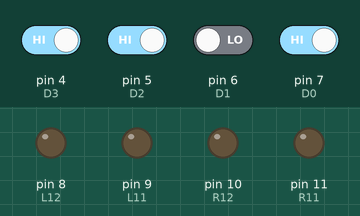
This sketch was run on a simulated Arduino Uno, built with avr-gcc and run on an emulated ATmega328P. Parts: output pins drawn as LEDs (lit = HIGH). The inputs (shaded band) are chosen by the test bench; at power-on: pin 4 (D3), pin 5 (D2), pin 7 (D0) HIGH, pin 6 (D1) LOW.

Above: at 1.2 s.
1.3 s: pin 4 (D3) driven LOW and pin 7 (D0) driven LOW
At 1.7 s:
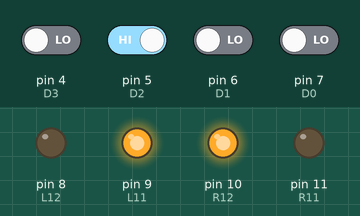
2.8 s: pin 6 (D1) driven HIGH
At 4.0 s:
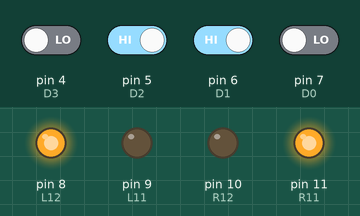
4.3 s: pin 5 (D2) driven LOW
At 5.2 s:
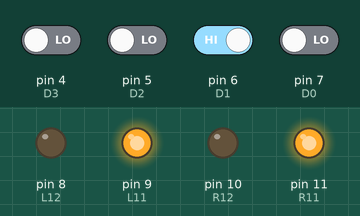
5.8 s: pin 5 (D2) driven HIGH
At 6.3 s:
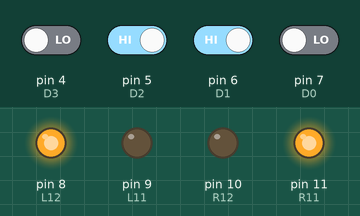
7.3 s: pin 6 (D1) driven LOW
At 8.5 s:
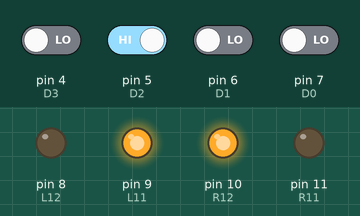
8.8 s: pin 4 (D3) driven HIGH and pin 5 (D2) driven LOW
At 9.8 s:
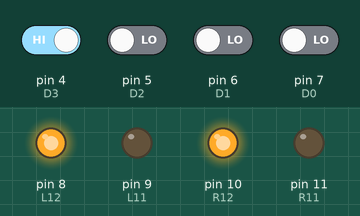
Timing chart, 0 to 11.3 s (numbered marks = the images above; inputs shaded):
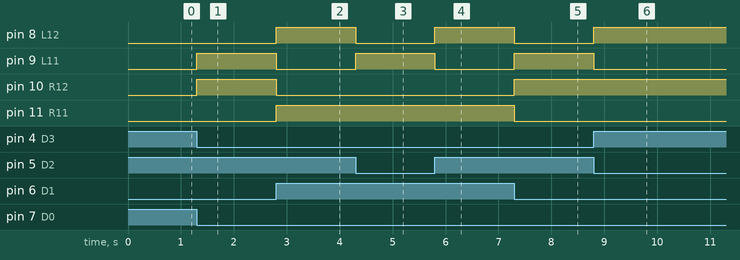

The sketch:

dtmfMotion.ino
```cpp
#define R11 11
#define R12 10
#define L11 9
#define L12 8

#define D0 7
#define D1 6
#define D2 5
#define D3 4

void setup() {
 pinMode(D0, INPUT);
 pinMode(D1, INPUT);
 pinMode(D2, INPUT);
 pinMode(D3, INPUT);


 pinMode(R11, OUTPUT);
 pinMode(R12, OUTPUT);
 pinMode(L11, OUTPUT);
 pinMode(L12, OUTPUT);
}

void loop(){
int temp0=digitalRead(D0);
int temp1=digitalRead(D1);
int temp2=digitalRead(D2);
int temp3=digitalRead(D3);

if((temp0==LOW)&&(temp1==HIGH)&&(temp2==LOW)&&(temp3==LOW))
  fwd();
else if((temp0==LOW)&&(temp1==LOW)&&(temp2==HIGH)&&(temp3==LOW))
  left();
else if((temp0==HIGH)&&(temp1==LOW)&&(temp2==HIGH)&&(temp3==LOW))
  stopfn();
else if((temp0==LOW)&&(temp1==HIGH)&&(temp2==HIGH)&&(temp3==LOW))
  right();
else if((temp0==LOW)&&(temp1==LOW)&&(temp2==LOW)&&(temp3==HIGH))
  bwd();
}


void fwd() {
  digitalWrite(R11, HIGH);
  digitalWrite(R12, LOW);
  digitalWrite(L11, HIGH);
  digitalWrite(L12, LOW);
}

void bwd() {
  digitalWrite(R11, LOW);
  digitalWrite(R12, HIGH);
  digitalWrite(L11, LOW);
  digitalWrite(L12, HIGH);
}

void right() {
  digitalWrite(R11, HIGH);
  digitalWrite(R12, LOW);
  digitalWrite(L11, LOW);
  digitalWrite(L12, HIGH);
}

void left() {
  digitalWrite(R11, LOW);
  digitalWrite(R12, HIGH);
  digitalWrite(L11, HIGH);
  digitalWrite(L12, LOW);
}

void stopfn() {
  digitalWrite(R11, LOW);
  digitalWrite(R12, LOW);
  digitalWrite(L11, LOW);
  digitalWrite(L12, LOW);
}
```

Measured:
- after the input at 1.3 s, pin 9 (L11), pin 10 (R12): LOW → HIGH at once
- after the input at 2.8 s, pin 8 (L12), pin 11 (R11): LOW → HIGH at once; pin 9 (L11), pin 10 (R12): HIGH → LOW at once
- after the input at 4.3 s, pin 8 (L12): HIGH → LOW at once; pin 9 (L11): LOW → HIGH at once
- after the input at 5.8 s, pin 8 (L12): LOW → HIGH at once; pin 9 (L11): HIGH → LOW at once
- after the input at 7.3 s, pin 8 (L12), pin 11 (R11): HIGH → LOW at once; pin 9 (L11), pin 10 (R12): LOW → HIGH at once
- after the input at 8.8 s, pin 8 (L12): LOW → HIGH at once; pin 9 (L11): HIGH → LOW at once
